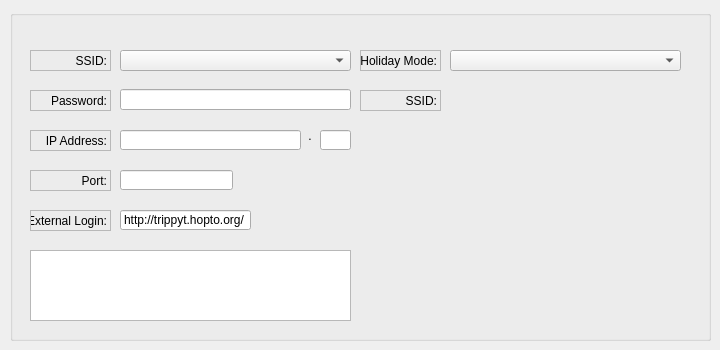
    <widget class="QWidget" name="tab">
     <attribute name="title">
      <string>Settings</string>
     </attribute>
     <widget class="QGroupBox" name="groupBox_10">
      <property name="geometry">
       <rect>
        <x>10</x>
        <y>10</y>
        <width>701</width>
        <height>331</height>
       </rect>
      </property>
      <property name="autoFillBackground">
       <bool>true</bool>
      </property>
      <property name="title">
       <string/>
      </property>
      <widget class="QLabel" name="label_2">
       <property name="geometry">
        <rect>
         <x>20</x>
         <y>40</y>
         <width>81</width>
         <height>21</height>
        </rect>
       </property>
       <property name="frameShape">
        <enum>QFrame::StyledPanel</enum>
       </property>
       <property name="text">
        <string>SSID:</string>
       </property>
       <property name="alignment">
        <set>Qt::AlignRight|Qt::AlignTrailing|Qt::AlignVCenter</set>
       </property>
      </widget>
      <widget class="QLabel" name="label_3">
       <property name="geometry">
        <rect>
         <x>20</x>
         <y>80</y>
         <width>81</width>
         <height>21</height>
        </rect>
       </property>
       <property name="frameShape">
        <enum>QFrame::StyledPanel</enum>
       </property>
       <property name="text">
        <string>Password:</string>
       </property>
       <property name="alignment">
        <set>Qt::AlignRight|Qt::AlignTrailing|Qt::AlignVCenter</set>
       </property>
      </widget>
      <widget class="QLabel" name="label_4">
       <property name="geometry">
        <rect>
         <x>20</x>
         <y>120</y>
         <width>81</width>
         <height>21</height>
        </rect>
       </property>
       <property name="frameShape">
        <enum>QFrame::StyledPanel</enum>
       </property>
       <property name="text">
        <string>IP Address:</string>
       </property>
       <property name="alignment">
        <set>Qt::AlignRight|Qt::AlignTrailing|Qt::AlignVCenter</set>
       </property>
      </widget>
      <widget class="QLabel" name="label_5">
       <property name="geometry">
        <rect>
         <x>20</x>
         <y>160</y>
         <width>81</width>
         <height>21</height>
        </rect>
       </property>
       <property name="frameShape">
        <enum>QFrame::StyledPanel</enum>
       </property>
       <property name="text">
        <string>Port:</string>
       </property>
       <property name="alignment">
        <set>Qt::AlignRight|Qt::AlignTrailing|Qt::AlignVCenter</set>
       </property>
      </widget>
      <widget class="QLabel" name="label_6">
       <property name="geometry">
        <rect>
         <x>20</x>
         <y>200</y>
         <width>81</width>
         <height>21</height>
        </rect>
       </property>
       <property name="frameShape">
        <enum>QFrame::StyledPanel</enum>
       </property>
       <property name="text">
        <string>External Login:</string>
       </property>
       <property name="alignment">
        <set>Qt::AlignRight|Qt::AlignTrailing|Qt::AlignVCenter</set>
       </property>
      </widget>
      <widget class="QLineEdit" name="lineEdit_2">
       <property name="geometry">
        <rect>
         <x>110</x>
         <y>79</y>
         <width>231</width>
         <height>21</height>
        </rect>
       </property>
       <property name="text">
        <string/>
       </property>
      </widget>
      <widget class="QLineEdit" name="lineEdit_3">
       <property name="geometry">
        <rect>
         <x>110</x>
         <y>120</y>
         <width>181</width>
         <height>20</height>
        </rect>
       </property>
       <property name="text">
        <string/>
       </property>
       <property name="readOnly">
        <bool>true</bool>
       </property>
      </widget>
      <widget class="QLineEdit" name="lineEdit_4">
       <property name="geometry">
        <rect>
         <x>110</x>
         <y>160</y>
         <width>113</width>
         <height>20</height>
        </rect>
       </property>
       <property name="text">
        <string/>
       </property>
      </widget>
      <widget class="QLineEdit" name="lineEdit_5">
       <property name="geometry">
        <rect>
         <x>110</x>
         <y>200</y>
         <width>131</width>
         <height>20</height>
        </rect>
       </property>
       <property name="text">
        <string>http://trippyt.hopto.org/</string>
       </property>
       <property name="alignment">
        <set>Qt::AlignCenter</set>
       </property>
       <property name="readOnly">
        <bool>true</bool>
       </property>
      </widget>
      <widget class="QComboBox" name="comboBox">
       <property name="geometry">
        <rect>
         <x>110</x>
         <y>40</y>
         <width>231</width>
         <height>21</height>
        </rect>
       </property>
       <property name="editable">
        <bool>false</bool>
       </property>
       <property name="currentText">
        <string/>
       </property>
      </widget>
      <widget class="QLineEdit" name="lineEdit_6">
       <property name="geometry">
        <rect>
         <x>310</x>
         <y>120</y>
         <width>31</width>
         <height>20</height>
        </rect>
       </property>
       <property name="text">
        <string/>
       </property>
      </widget>
      <widget class="QLabel" name="label_7">
       <property name="geometry">
        <rect>
         <x>290</x>
         <y>110</y>
         <width>20</width>
         <height>31</height>
        </rect>
       </property>
       <property name="text">
        <string>.</string>
       </property>
       <property name="alignment">
        <set>Qt::AlignCenter</set>
       </property>
      </widget>
      <widget class="QLabel" name="label_8">
       <property name="geometry">
        <rect>
         <x>350</x>
         <y>40</y>
         <width>81</width>
         <height>21</height>
        </rect>
       </property>
       <property name="frameShape">
        <enum>QFrame::StyledPanel</enum>
       </property>
       <property name="text">
        <string>Holiday Mode:</string>
       </property>
       <property name="alignment">
        <set>Qt::AlignRight|Qt::AlignTrailing|Qt::AlignVCenter</set>
       </property>
      </widget>
      <widget class="QLabel" name="label_9">
       <property name="geometry">
        <rect>
         <x>350</x>
         <y>80</y>
         <width>81</width>
         <height>21</height>
        </rect>
       </property>
       <property name="frameShape">
        <enum>QFrame::StyledPanel</enum>
       </property>
       <property name="text">
        <string>SSID:</string>
       </property>
       <property name="alignment">
        <set>Qt::AlignRight|Qt::AlignTrailing|Qt::AlignVCenter</set>
       </property>
      </widget>
      <widget class="QComboBox" name="comboBox_2">
       <property name="geometry">
        <rect>
         <x>440</x>
         <y>40</y>
         <width>231</width>
         <height>21</height>
        </rect>
       </property>
       <property name="editable">
        <bool>false</bool>
       </property>
       <property name="currentText">
        <string/>
       </property>
      </widget>
      <widget class="QTextEdit" name="textEdit">
       <property name="geometry">
        <rect>
         <x>20</x>
         <y>240</y>
         <width>321</width>
         <height>71</height>
        </rect>
       </property>
      </widget>
     </widget>
    </widget>
